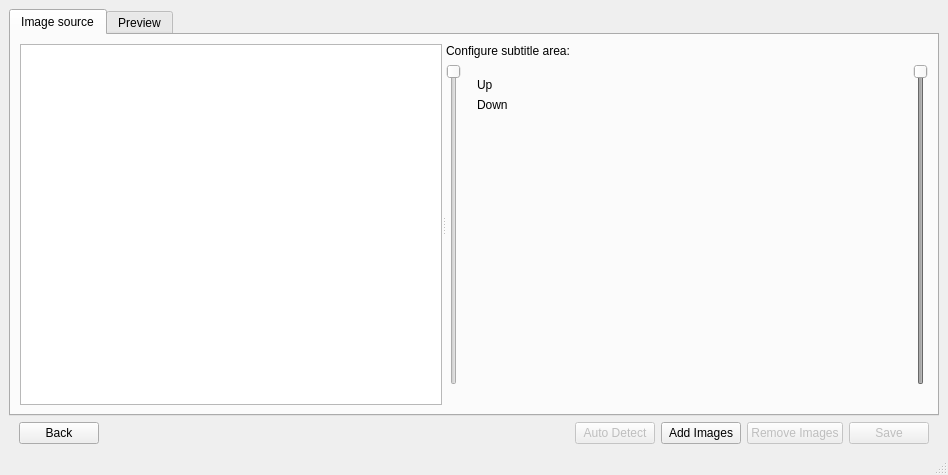
<?xml version="1.0" encoding="UTF-8"?>
<ui version="4.0">
 <class>ImageStitchingWindow</class>
 <widget class="QMainWindow" name="ImageStitchingWindow">
  <property name="geometry">
   <rect>
    <x>0</x>
    <y>0</y>
    <width>948</width>
    <height>475</height>
   </rect>
  </property>
  <property name="windowTitle">
   <string>Image Stitching</string>
  </property>
  <widget class="QWidget" name="centralwidget">
   <property name="sizePolicy">
    <sizepolicy hsizetype="Expanding" vsizetype="Expanding">
     <horstretch>0</horstretch>
     <verstretch>0</verstretch>
    </sizepolicy>
   </property>
   <layout class="QHBoxLayout" name="horizontalLayout_4">
    <item>
     <layout class="QVBoxLayout" name="verticalLayout">
      <property name="sizeConstraint">
       <enum>QLayout::SetDefaultConstraint</enum>
      </property>
      <item>
       <widget class="QTabWidget" name="tabWidget">
        <property name="sizePolicy">
         <sizepolicy hsizetype="Expanding" vsizetype="Expanding">
          <horstretch>0</horstretch>
          <verstretch>0</verstretch>
         </sizepolicy>
        </property>
        <property name="currentIndex">
         <number>0</number>
        </property>
        <widget class="QWidget" name="tab">
         <attribute name="title">
          <string>Image source</string>
         </attribute>
         <layout class="QHBoxLayout" name="horizontalLayout_2">
          <item>
           <widget class="QSplitter" name="splitter">
            <property name="orientation">
             <enum>Qt::Horizontal</enum>
            </property>
            <widget class="QListWidget" name="imageListWidget">
             <property name="minimumSize">
              <size>
               <width>200</width>
               <height>300</height>
              </size>
             </property>
             <property name="contextMenuPolicy">
              <enum>Qt::CustomContextMenu</enum>
             </property>
             <property name="dragDropMode">
              <enum>QAbstractItemView::InternalMove</enum>
             </property>
             <property name="selectionMode">
              <enum>QAbstractItemView::ExtendedSelection</enum>
             </property>
             <property name="selectionBehavior">
              <enum>QAbstractItemView::SelectRows</enum>
             </property>
            </widget>
            <widget class="QWidget" name="verticalLayoutWidget_2">
             <layout class="QVBoxLayout" name="verticalLayout_2">
              <item>
               <widget class="QLabel" name="label_2">
                <property name="text">
                 <string>Configure subtitle area:</string>
                </property>
               </widget>
              </item>
              <item>
               <layout class="QHBoxLayout" name="horizontalLayout_3">
                <item>
                 <widget class="QSlider" name="upVerticalSlider">
                  <property name="enabled">
                   <bool>false</bool>
                  </property>
                  <property name="maximum">
                   <number>100</number>
                  </property>
                  <property name="value">
                   <number>0</number>
                  </property>
                  <property name="tracking">
                   <bool>true</bool>
                  </property>
                  <property name="orientation">
                   <enum>Qt::Vertical</enum>
                  </property>
                  <property name="invertedAppearance">
                   <bool>true</bool>
                  </property>
                  <property name="invertedControls">
                   <bool>false</bool>
                  </property>
                 </widget>
                </item>
                <item>
                 <widget class="QWidget" name="imageWidget" native="true">
                  <property name="minimumSize">
                   <size>
                    <width>250</width>
                    <height>250</height>
                   </size>
                  </property>
                  <widget class="QLabel" name="imageLabel">
                   <property name="geometry">
                    <rect>
                     <x>0</x>
                     <y>89</y>
                     <width>250</width>
                     <height>191</height>
                    </rect>
                   </property>
                   <property name="minimumSize">
                    <size>
                     <width>0</width>
                     <height>0</height>
                    </size>
                   </property>
                   <property name="text">
                    <string/>
                   </property>
                   <property name="scaledContents">
                    <bool>true</bool>
                   </property>
                   <property name="alignment">
                    <set>Qt::AlignCenter</set>
                   </property>
                  </widget>
                  <widget class="QLabel" name="upImageLabel">
                   <property name="geometry">
                    <rect>
                     <x>10</x>
                     <y>10</y>
                     <width>221</width>
                     <height>21</height>
                    </rect>
                   </property>
                   <property name="text">
                    <string>Up</string>
                   </property>
                  </widget>
                  <widget class="QLabel" name="downImageLabel">
                   <property name="geometry">
                    <rect>
                     <x>10</x>
                     <y>30</y>
                     <width>231</width>
                     <height>21</height>
                    </rect>
                   </property>
                   <property name="text">
                    <string>Down</string>
                   </property>
                  </widget>
                 </widget>
                </item>
                <item>
                 <widget class="QSlider" name="downVerticalSlider">
                  <property name="enabled">
                   <bool>false</bool>
                  </property>
                  <property name="maximum">
                   <number>100</number>
                  </property>
                  <property name="value">
                   <number>100</number>
                  </property>
                  <property name="tracking">
                   <bool>true</bool>
                  </property>
                  <property name="orientation">
                   <enum>Qt::Vertical</enum>
                  </property>
                  <property name="invertedAppearance">
                   <bool>false</bool>
                  </property>
                  <property name="invertedControls">
                   <bool>false</bool>
                  </property>
                 </widget>
                </item>
               </layout>
              </item>
              <item>
               <widget class="QLabel" name="label">
                <property name="text">
                 <string/>
                </property>
               </widget>
              </item>
             </layout>
            </widget>
           </widget>
          </item>
         </layout>
        </widget>
        <widget class="QWidget" name="tab_2">
         <attribute name="title">
          <string>Preview</string>
         </attribute>
         <layout class="QVBoxLayout" name="verticalLayout_3">
          <item>
           <widget class="QWidget" name="widget" native="true">
            <property name="minimumSize">
             <size>
              <width>0</width>
              <height>30</height>
             </size>
            </property>
            <property name="maximumSize">
             <size>
              <width>16777215</width>
              <height>35</height>
             </size>
            </property>
            <layout class="QHBoxLayout" name="horizontalLayout_5">
             <item>
              <widget class="QPushButton" name="zoomInButton">
               <property name="enabled">
                <bool>false</bool>
               </property>
               <property name="minimumSize">
                <size>
                 <width>0</width>
                 <height>32</height>
                </size>
               </property>
               <property name="maximumSize">
                <size>
                 <width>16777215</width>
                 <height>32</height>
                </size>
               </property>
               <property name="text">
                <string>Zoom In</string>
               </property>
              </widget>
             </item>
             <item>
              <widget class="QPushButton" name="zoomOutButton">
               <property name="enabled">
                <bool>false</bool>
               </property>
               <property name="minimumSize">
                <size>
                 <width>0</width>
                 <height>32</height>
                </size>
               </property>
               <property name="maximumSize">
                <size>
                 <width>16777215</width>
                 <height>32</height>
                </size>
               </property>
               <property name="text">
                <string>Zoom Out</string>
               </property>
              </widget>
             </item>
             <item>
              <spacer name="horizontalSpacer">
               <property name="orientation">
                <enum>Qt::Horizontal</enum>
               </property>
               <property name="sizeHint" stdset="0">
                <size>
                 <width>100</width>
                 <height>20</height>
                </size>
               </property>
              </spacer>
             </item>
            </layout>
           </widget>
          </item>
          <item>
           <widget class="QWidget" name="previewWidget" native="true">
            <widget class="QLabel" name="previewLabel">
             <property name="geometry">
              <rect>
               <x>380</x>
               <y>40</y>
               <width>221</width>
               <height>181</height>
              </rect>
             </property>
             <property name="text">
              <string/>
             </property>
             <property name="scaledContents">
              <bool>true</bool>
             </property>
             <property name="alignment">
              <set>Qt::AlignCenter</set>
             </property>
            </widget>
           </widget>
          </item>
         </layout>
        </widget>
       </widget>
      </item>
      <item>
       <layout class="QHBoxLayout" name="horizontalLayout">
        <item>
         <spacer name="horizontalSpacer_3">
          <property name="orientation">
           <enum>Qt::Horizontal</enum>
          </property>
          <property name="sizeType">
           <enum>QSizePolicy::Fixed</enum>
          </property>
          <property name="sizeHint" stdset="0">
           <size>
            <width>10</width>
            <height>20</height>
           </size>
          </property>
         </spacer>
        </item>
        <item>
         <widget class="QPushButton" name="goBackButton">
          <property name="text">
           <string>Back</string>
          </property>
         </widget>
        </item>
        <item>
         <spacer name="horizontalSpacer_2">
          <property name="orientation">
           <enum>Qt::Horizontal</enum>
          </property>
          <property name="sizeHint" stdset="0">
           <size>
            <width>40</width>
            <height>20</height>
           </size>
          </property>
         </spacer>
        </item>
        <item>
         <widget class="QPushButton" name="autoDetectButton">
          <property name="enabled">
           <bool>false</bool>
          </property>
          <property name="text">
           <string>Auto Detect</string>
          </property>
         </widget>
        </item>
        <item>
         <widget class="QPushButton" name="addButton">
          <property name="text">
           <string>Add Images</string>
          </property>
         </widget>
        </item>
        <item>
         <widget class="QPushButton" name="removeButton">
          <property name="enabled">
           <bool>false</bool>
          </property>
          <property name="text">
           <string>Remove Images</string>
          </property>
         </widget>
        </item>
        <item>
         <widget class="QPushButton" name="saveButton">
          <property name="enabled">
           <bool>false</bool>
          </property>
          <property name="text">
           <string>Save</string>
          </property>
         </widget>
        </item>
        <item>
         <spacer name="horizontalSpacer_4">
          <property name="orientation">
           <enum>Qt::Horizontal</enum>
          </property>
          <property name="sizeType">
           <enum>QSizePolicy::Fixed</enum>
          </property>
          <property name="sizeHint" stdset="0">
           <size>
            <width>10</width>
            <height>20</height>
           </size>
          </property>
         </spacer>
        </item>
       </layout>
      </item>
     </layout>
    </item>
   </layout>
  </widget>
  <widget class="QMenuBar" name="menubar">
   <property name="geometry">
    <rect>
     <x>0</x>
     <y>0</y>
     <width>948</width>
     <height>22</height>
    </rect>
   </property>
  </widget>
  <widget class="QStatusBar" name="statusbar"/>
 </widget>
 <tabstops>
  <tabstop>goBackButton</tabstop>
  <tabstop>tabWidget</tabstop>
  <tabstop>imageListWidget</tabstop>
  <tabstop>saveButton</tabstop>
  <tabstop>removeButton</tabstop>
  <tabstop>addButton</tabstop>
  <tabstop>autoDetectButton</tabstop>
  <tabstop>downVerticalSlider</tabstop>
  <tabstop>upVerticalSlider</tabstop>
 </tabstops>
 <resources/>
 <connections/>
</ui>
